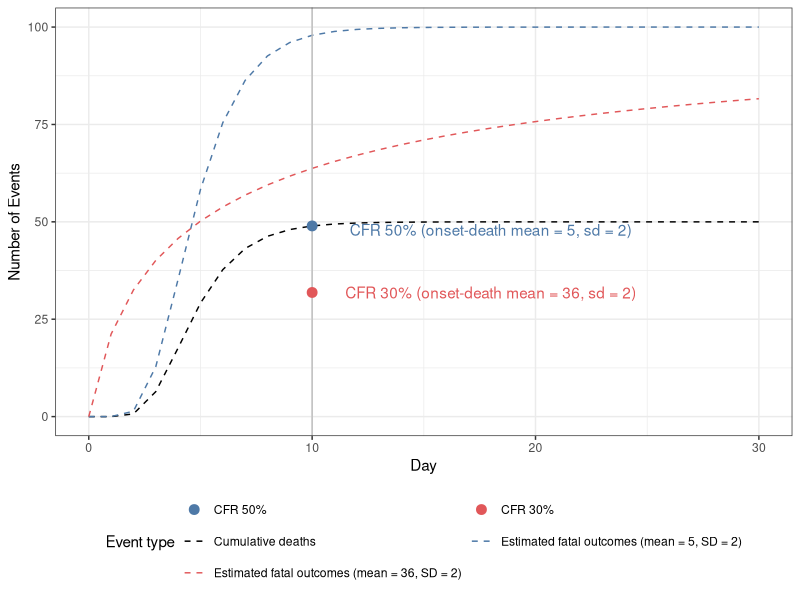

Recreate this plot in R. (Note: this script raises an error after producing the figure.)
# script to plot the impact of onset-to-death distribution on case fatality
# ratio for use case on ambiguously reported onset-to-death distribution
# parameters

library(ggplot2)

# Define initial parameters

# Total reported cases at time 0
initial_onsets <- 100
# True CFR
cfr <- 0.5

# Define time range for the plot
time_range <- 0:30

# Scenario (a): narrow delay distribution (correct interpretation)
meanlog_a <- 1.53
sdlog_a <- 0.38

# Scenario (b): wider delay distribution
meanlog_b <- 1.6 # log(5)
sdlog_b <- 2

# Calculate cumulative proportion with known outcomes for each scenario:
prop_known_a <- plnorm(time_range, meanlog_a, sdlog = sdlog_a)
prop_known_b <- plnorm(time_range, meanlog_b, sdlog = sdlog_b)

# Calculate expected number of known outcomes
known_outcomes_a <- initial_onsets * prop_known_a
known_outcomes_b <- initial_onsets * prop_known_b

# Calculate cumulative fatal outcomes
cumulative_deaths <- initial_onsets * cfr * prop_known_a

events <- data.frame(
  time_range = time_range,
  cumulative_deaths = cumulative_deaths,
  known_outcomes_a = known_outcomes_a,
  known_outcomes_b = known_outcomes_b
)

events <- tidyr::pivot_longer(
  data = events,
  cols = c("cumulative_deaths", "known_outcomes_a", "known_outcomes_b"),
  names_to = "event_type"
)

day <- 10
cfr_df <- data.frame(
  x = day,
  cfr_a = initial_onsets * cfr * plnorm(day, meanlog_a, sdlog = sdlog_a),
  cfr_b = initial_onsets * cfr * plnorm(day, meanlog_b, sdlog = sdlog_b)
)
cfr_df <- tidyr::pivot_longer(
  data = cfr_df,
  cols = c("cfr_a", "cfr_b"),
  names_to = "cfr_type"
)

cfr_outcome_plot <- ggplot2::ggplot(data = events) +
  ggplot2::geom_line(
    mapping = ggplot2::aes(x = time_range, y = value, colour = event_type),
    linetype = 2
  ) +
  ggplot2::geom_vline(mapping = ggplot2::aes(xintercept = 10), colour = "grey") +
  ggplot2::geom_point(
    data = cfr_df,
    mapping = ggplot2::aes(x = x, y = value, colour = cfr_type),
    size = 3
  ) +
  ggplot2::annotate(
    geom = "text",
    x = day + 8,
    y = cfr_df$value[1] - 1, # minus 1 to avoid expected outcomes line
    label = "CFR 50% (onset-death mean = 5, sd = 2)",
    colour = "#4E79A7"
  ) +
  ggplot2::annotate(
    geom = "text",
    x = day + 8,
    y = cfr_df$value[2],
    label = "CFR 30% (onset-death mean = 36, sd = 2)",
    colour = "#E15759"
  ) +
  ggplot2::scale_x_continuous(name = "Day") +
  ggplot2::scale_y_continuous(name = "Number of Events", limits = c(0, 100)) +
  ggplot2::scale_colour_manual(
    name = "Event type",
    labels = c(
      "CFR 50%",
      "CFR 30%",
      "Cumulative deaths",
      "Estimated fatal outcomes (mean = 5, SD = 2)",
      "Estimated fatal outcomes (mean = 36, SD = 2)"
    ),
    values = c("#4E79A7", "#E15759", "black", "#4E79A7", "#E15759")) +
  ggplot2::guides(colour = ggplot2::guide_legend(nrow = 3, byrow = TRUE)) +
  ggplot2::theme_bw() +
  ggplot2::theme(legend.position = "bottom")

ggplot2::ggsave(
  file.path("plots", "onset_to_death_cfr_bias.png"),
  plot = cfr_outcome_plot,
  device = "png",
  width = 200,
  height = 150,
  units = "mm",
  dpi = 300
)
